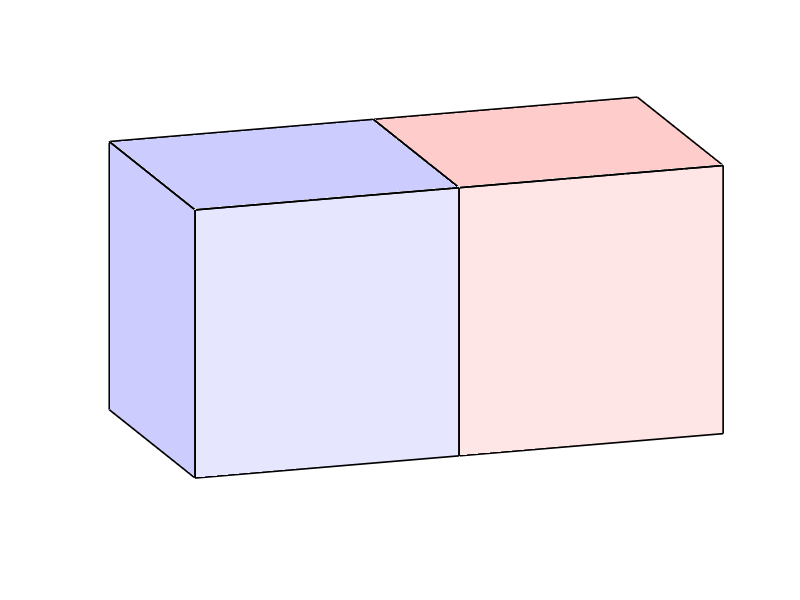

MATLAB code for this plot: (Note: this script raises an error after producing the figure.)
%% Gravitational force between two cubes
% Bengt Fornberg and Nick Hale, October 2010

%%
% (Chebfun example quad/TwoCubes.m)
% [Tags: #quadrature, #multiple_integrals, #singular_integral]
%%
% A problem from the Oxford's Numerical Analysis Problem Solving Squad in 2006
% was, what is the gravitational force F between two cubes that are right up
% against each other?  Each cube is a uniform unit mass with unit sides and they
% are attracted by Newton's law with gravitational constant 1. Here's a sketch:

LW = 'linewidth'; lw = 1.2;
R = [1 .8 .8]; r = [1 .9 .9]; B = [.8 .8 1]; b = [.9 .9 1];
h = fill3([0 1 1 0],[0 0 0 0],[0 0 1 1],b); set(h,LW,lw), hold on
h = fill3([1 2 2 1],[0 0 0 0],[0 0 1 1],r); set(h,LW,lw)
h = fill3([0 0 0 0],[0 1 1 0],[0 0 1 1],B); set(h,LW,lw)
h = fill3([1 2 2 1],[0 0 1 1],[1 1 1 1],R); set(h,LW,lw)
h = fill3([0 1 1 0],[0 0 1 1],[1 1 1 1],B); set(h,LW,lw)
view(342,15), axis equal off
axis([-.02 2 -.01 1 -.01 1])
set(gcf,'position',[560 427 332 214])

%%
% It's easy to write F as a 6-dimensional integral, but it's a hard integral to
% evaluate because of the dimensionality and the singularity associated with the
% faces in contact. However, one can reduce the problem to a succession of three
% integrals corresponding to going up from 0 to 2 dimensions, then to 4, and
% finally to 6. Each of these integrals can be evaluated quickly with Chebfun,
% taking advantage of Chebfun's ability to work with singularities.

%%
% A more detailed description of the derivation of this approach can be found
% here: http://www.maths.ox.ac.uk/chebfun/files/TwoCubesEquations.pdf

%%
% To simplify some of the expressions in the work below, we consider the
% slightly modified problem of cubes with side length 2. At the end we divide by
% 16, which gives us the solution to the original unit cube problem.

tic

%%
% Our starting point is the gravitational force between two point masses. With
% gravitational constant 1, this is simply
F_Point = @(r) 1./r.^2;
%%
% where r is the Euclidean distance between two points s and y.
r = @(s,y) sqrt(s.^2+y.^2);

%%
% The next step is to move to two dimensions, and compute the gravitational
% force between two lines. If these lines are separated by a distance y, we must
% integrate the function
IL = @(s,y) 2*(2-s).*(y./r(s,y)).*F_Point(r(s,y));
%%
% with respect to s, the length along the line. Near s=y=0 there is a square
% root singularity, which we take care of with Chebfun's "singmap" feature. See
% "help chebfun/maps" for more details.
F_Line = @(y) sum(chebfun(@(s) IL(s,y),[0 2], 'singmap',[0.5 0]));
F_Line = chebfun(@(y) F_Line(y), [0 sqrt(18)], ...
    'vectorise', 'exps',[-1.5 0], 'singmap',[0.5 0])
%%
% Note that here we actually construct a chebfun of F_Line. Since the integral
% of IL is quite costly to evaluate but simple enough to be represented with a
% low-degree chebfun, this turns out to be more efficient. (Note also that
% sqrt(18) is the maximum separation of two points within the cubes).

%%
% We next compute the force between two planes separated by a distance y by
% considering them as a sequence of lines. Using F_Line, the force between two
% lines computed above, and integrating over all such lines, we find F_Plane,
% the force between the two planes.
IP = @(s,y) 2*(2-s).*(y./r(s,y)).*F_Line(r(s,y));
F_Plane = @(y) sum(chebfun(@(s) IP(s,y), [0 2],'singmap', [0.5 0]));
% F_Plane = chebfun(@(y) F_Plane(y), [0 4], ...
%    'vectorise', 'exps',[-1.5 0], 'singmap',[0.5 0]);

%%
% To compute the force between two cubes, we integrate over the planes which
% form them using the force computed above. Here we get two equations, one
% representing planes which are separated by at most a distance of two, and the
% other for planes separated by 2 to 4 units.
ICa = @(y) y*F_Plane(y);
ICb = @(y) (4-y)*F_Plane(y);

%%
% Now we do the actual computation -- integrating with respect to y.
% Experiments show we need to weaken the tolerance a little here, though the
% final effect is minimal since the results are then integrated.
F_CubeA = sum(chebfun(ICa,[0 2],'vectorize','singmap',[0.25 0],'eps',1e-10));
F_CubeB = sum(chebfun(ICb,[2 4],'vectorize'));

%%
% Adding these results, and dividing by 16 to return to the original unit cube
% case, we arrive at the solution:
format long
F = (F_CubeA + F_CubeB)/16
toc

%%
% For comparison Fornberg has also found the exact solution analytically [1]:
exact = (26*pi/3 - 14 + 2*sqrt(2) - 4*sqrt(3) + 10*sqrt(5) - ...
    2*sqrt(6) + 26*log(2) - log(25) + 10*log(1+sqrt(2)) + ...
    20*log(1+sqrt(3)) - 35*log(1+sqrt(5)) + 6*log(1+sqrt(6)) - ...
    2*log(4+sqrt(6)) - 22*atan(2*sqrt(6)))/3

%%
% Here is the difference:
error = abs(F-exact)

%%
% Finally, we note that Hackbusch [2] has also developed general algorithms for
% computing integrals of this kind, including exact formulas in certain cases,
% though the results are not directly comparable since his emphasis is on the
% potential (integral of inverse-linear) rather than the force (integral of
% inverse-square).

%%
% References:
%
% [1] L. N. Trefethen, Ten digit problems, in D. Schleicher and M. Lackmann,
% eds., Invitation to Mathematics: From Competitions to Research, Springer,
% 2011.
%
% [2] W. Hackbusch, Direct integration of the Newton potential over cubes,
% Computing 68, 193-216, 2002.
